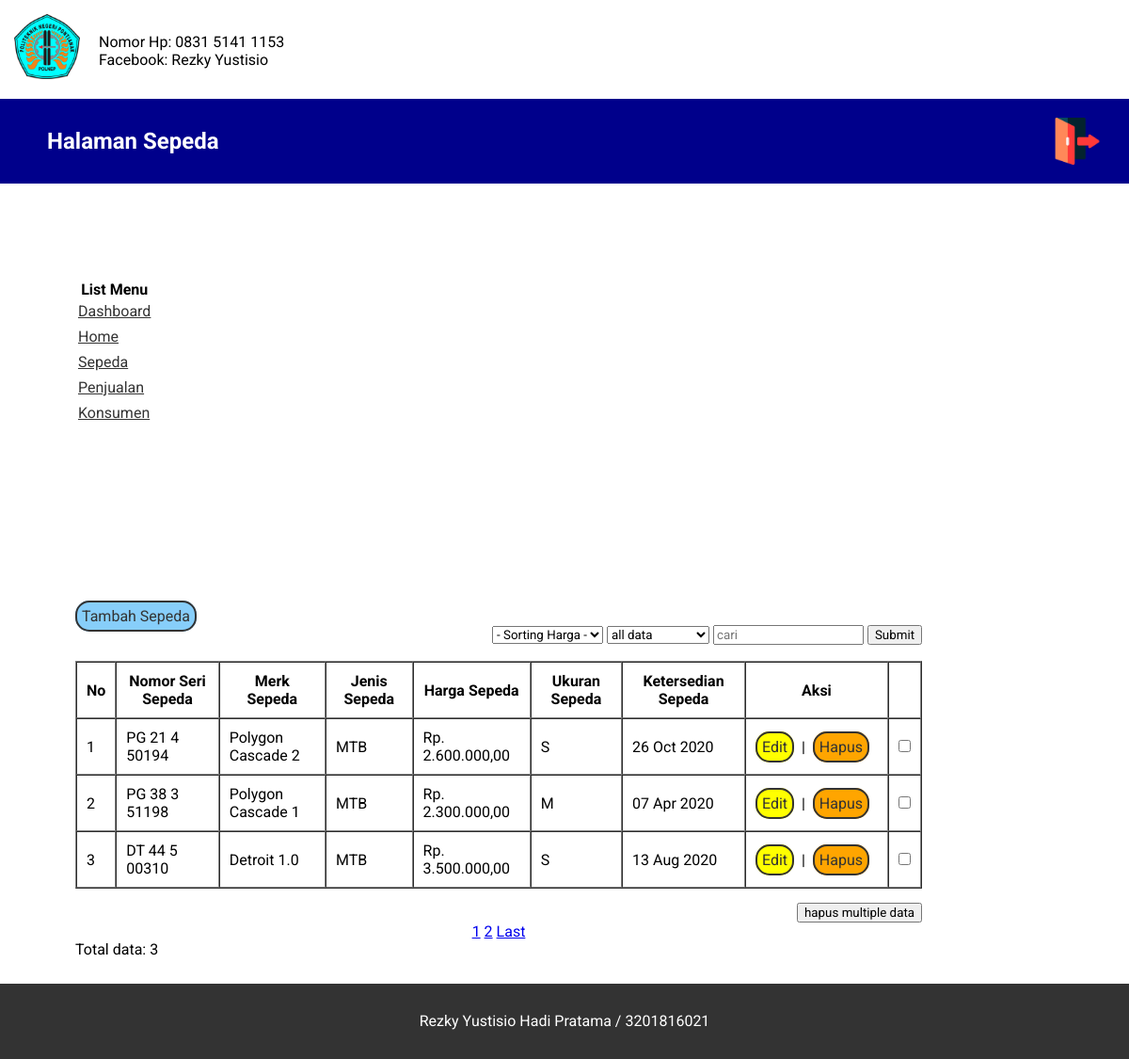
/Template/index.php?menu=sepeda (signed in), run on the app's committed database.
### tables this page shows
CREATE TABLE `sepeda` (
  `id` bigint(20) NOT NULL,
  `nomor_seri_sepeda` varchar(50) NOT NULL,
  `merk_sepeda` varchar(50) NOT NULL,
  `jenis_sepeda` varchar(50) NOT NULL,
  `harga_sepeda` int(100) NOT NULL,
  `ukuran_sepeda` enum('X','M','S','L') NOT NULL,
  `ketersedian_sepeda` datetime NOT NULL
);

### Template/pages/sepeda.php (the view, shortened to what this page needs)
<?php require 'sidebar.php'; ?>
<section class="content-sepeda">
	<a id="tambah" href="?menu=insert/tambah_sepeda">Tambah Sepeda</a>
	<br>
	<form method="GET" style="float: right">
		<select name="sorting_data">
			<option value="default">- Sorting Harga -</option>
		</select>
		<select name="filter_data">
			<option value="all">all data</option>
		</select>
		<input type="text" name="cari" placeholder="cari" value="<?php if(isset($_GET['cari'])){echo $_GET['cari'];} ?>">
		<button type="submit" name="cari-sepeda">Submit</button>
	</form>
<br><br>
	<table border="1" cellpadding="10" cellspacing="0" style="float: right;">
		<thead>
			<tr>
				<th>No</th>
				<th>Nomor Seri Sepeda</th>
				<th>Merk Sepeda</th>
				<th>Jenis Sepeda</th>
				<th>Harga Sepeda</th>
				<th>Ukuran Sepeda</th>
				<th>Ketersedian Sepeda</th>
				<th width="130">Aksi</th>
				<th></th>
			</tr>
		</thead>
		<tbody>
			<?php
				$sql = "SELECT * FROM sepeda";
				$halaman = 3;
				$page = isset($_GET["halaman"]) ? (int)$_GET["halaman"] : 1;
				$mulai = ($page>1) ? ($page * $halaman) - $halaman : 0;
				$result = mysqli_query($db, $sql);
				$total = mysqli_num_rows($result);
				$pages = ceil($total/$halaman);
				$query = mysqli_query($db, "SELECT * FROM sepeda LIMIT $mulai, $halaman");
				$no = $mulai+1;
				while($list = mysqli_fetch_array($query))
				{
					echo "<tr>";
						echo "<td>";
							echo $no++;
						echo "</td>";
						echo "<td>";
							echo $list['nomor_seri_sepeda'];
						echo "</td>";
						echo "<td>";
							echo $list['merk_sepeda'];
						echo "</td>";
						echo "<td>";
							echo $list['jenis_sepeda'];
						echo "</td>";
						echo "<td>";
							echo "Rp. ".number_format($list['harga_sepeda'], 2, ',','.');
						echo "</td>";
						echo "<td>";
							echo $list['ukuran_sepeda'];
						echo "</td>";
						echo "<td>";
							echo date('d M Y', strtotime($list['ketersedian_sepeda']));
						echo "</td>";
						echo "<td>";
							echo "<a id='edit' href='?menu=edit/edit_sepeda&id=".$list['id']."'>Edit</a> &nbsp;|&nbsp; ";
							echo "<a id='hapus' href='?menu=delete/delete_sepeda&id=".$list['id']."'>Hapus</a>";
						echo "</td>";
						echo "<form action='?menu=sepeda' method='POST'>";
								echo "<td>";
									echo "<input type='checkbox' name=hapus-sepeda[] value=".$list['id'].">";
								echo "</td>";
				}
			?>
		</tbody>
	</table>
	<div style="float: right; margin-top: 15px;">
			<button type="submit" name="hapus-multiple">hapus multiple data</button>
		</div>
	<div style="text-align: center; margin-top: 20px;">
	<?php if(!isset($_GET['filter_data'])): ?>
	  <?php for($i=1; $i<=$pages ; $i++): ?>
	  	<?php $last = $i; ?>
	  	<?php if(!isset($_GET['halaman'])): ?>
	  		<a style="font-style: underline;" href="?menu=sepeda&halaman=<?php echo $i; ?>"><?php echo $i; ?></a>
		<?php endif; ?>
	  <?php endfor; ?>
	<?php endif; ?>
	<?php
		if(isset($_GET['halaman'])){
			if($_GET['halaman'] != $last){
				?>
				<a style="font-style: underline;" href="?menu=sepeda&halaman=<?php echo $last; ?>">Last</a>
				<?php
			}
		} else {
			if(!isset($_GET['cari-sepeda'])){
				?>
					<a style="font-style: underline;" href="?menu=sepeda&halaman=<?php echo $last; ?>">Last</a>
				<?php
			}
		}
	?>
	</div>
	<p>
		Total data: <?php echo mysqli_num_rows($query); ?>
	</p>
</section>

### Template/index.php (shortened to what this page needs)
<!DOCTYPE html>
<html lang="en">
<head>
	<link rel="stylesheet" href="css/style.css">
</head>
<body>
	<div class="container">
		<?php require 'header.php'; ?>
		<main>
			<?php
				if(isset($_GET['menu'])){
					require 'pages/'.$_GET['menu'].'.php';
				} else {
					require 'dashboard.php';
				}
			?>
		</main>
			<?php require 'footer.php'; ?>
	</div>
</body>
</html>

### Template/header.php
<header>
	<div class="brand">
		<div>
			<img width="70" src="img/logopolnep.png" alt="logo polnep" style="float: left;">
			<p style="float: left; margin-left: 20px; margin-top: 20px;">
				Nomor Hp: 0831 5141 1153 <br>
				Facebook: Rezky Yustisio
			</p>
		</div>
	</div>
	<nav>
		<div>
			<h1>Halaman <?php if(isset($_GET['menu'])){ echo ucwords($_GET['menu']); } else { echo 'Dashboard'; } ?></h1>
			<a href="logout.php"><img width="50" src="img/arrow.png" alt="keluar"></a>
		</div>
	</nav>
</header>

### Template/sidebar.php
<section class="sidebar-menu">
	<table>
		<thead>
			<tr><th>List Menu</th></tr>
		</thead>
		<tbody>
			<tr><td><a href="index.php">Dashboard</a></td></tr>
			<tr><td></td></tr>
			<tr><td><a href="?menu=home">Home</a></td></tr>
			<tr><td></td></tr>
			<tr><td><a href="?menu=sepeda">Sepeda</a></td></tr>
			<tr><td></td></tr>
			<tr><td><a href="?menu=penjualan">Penjualan</a></td></tr>
			<tr><td></td></tr>
			<tr><td><a href="?menu=konsumen">Konsumen</a></td></tr>
		</tbody>
	</table>
</section>

### Template/footer.php
<footer>
	<div>
		Rezky Yustisio Hadi Pratama / 3201816021
	</div>
</footer>

### Template/css/style.css (style rules this page uses)
* { margin: 0 0 0 0; font-family: 'Roboto'; }
.container header { width: 100%; height: 180px; background-color: salmon; }
.container header .brand { width: 100%; height: 90px; background-color: white; }
.container header .brand div { margin-left: 15px; margin-top: 15px; }
.container header nav { width: 100%; height: 90px; background-color: darkblue; }
.container header nav div { line-height: 90px; }
.container header nav h1 { float: left; margin-left: 50px; color: white; }
.container header nav img { float: right; margin-right: 30px; margin-top: 20px; }
.container div { clear: both; }
.container main .sidebar-menu { width: 200px; height: 300px; margin-top: 100px; margin-left: 80px; float: left; }
.container main .sidebar-menu table tbody tr td a { color: #333; }
.container footer { clear: both; position: relative; height: 80px; margin-top: 200px; background-color: #333; color: white; }
.container main .content-sepeda { width: 900px; height: 200px; float: left; margin-top: 50px; margin-left: 80px; }
footer div { text-align: center; line-height: 80px; }
#tambah { background-color: lightskyblue; color: #333; text-decoration: none; padding: 5px; border: 2px solid #333; border-radius: 15px; }
#edit { background-color: yellow; color: #333; text-decoration: none; padding: 5px; border: 2px solid #333; border-radius: 15px; }
#hapus { background-color: orange; color: #333; text-decoration: none; padding: 5px; border: 2px solid #333; border-radius: 15px; }

### data on the page
sepeda: nomor_seri_sepeda "PG 21 4 50194", merk_sepeda "Polygon Cascade 2", jenis_sepeda "MTB", harga_sepeda "2.600.000,00", ukuran_sepeda "S", ketersedian_sepeda "26 Oct 2020"
sepeda: nomor_seri_sepeda "PG 38 3 51198", merk_sepeda "Polygon Cascade 1", jenis_sepeda "MTB", harga_sepeda "2.300.000,00", ukuran_sepeda "M", ketersedian_sepeda "07 Apr 2020"
sepeda: nomor_seri_sepeda "DT 44 5 00310", merk_sepeda "Detroit 1.0", jenis_sepeda "MTB", harga_sepeda "3.500.000,00", ukuran_sepeda "S", ketersedian_sepeda "13 Aug 2020"

### other printed values
$_GET['menu'] "Sepeda"
mysqli_num_rows($query) "3"
